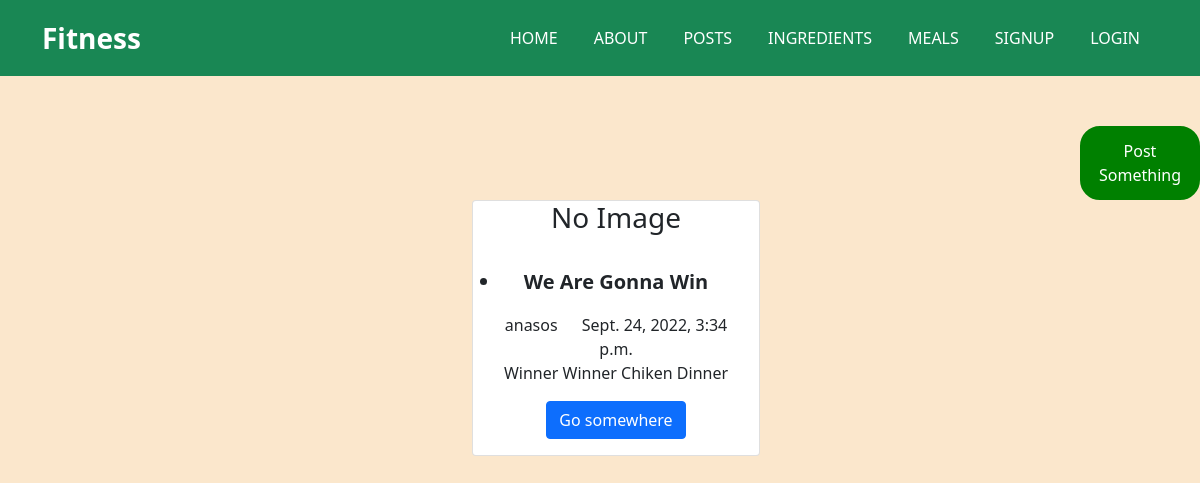
The page /posts/ on the database as committed earlier.
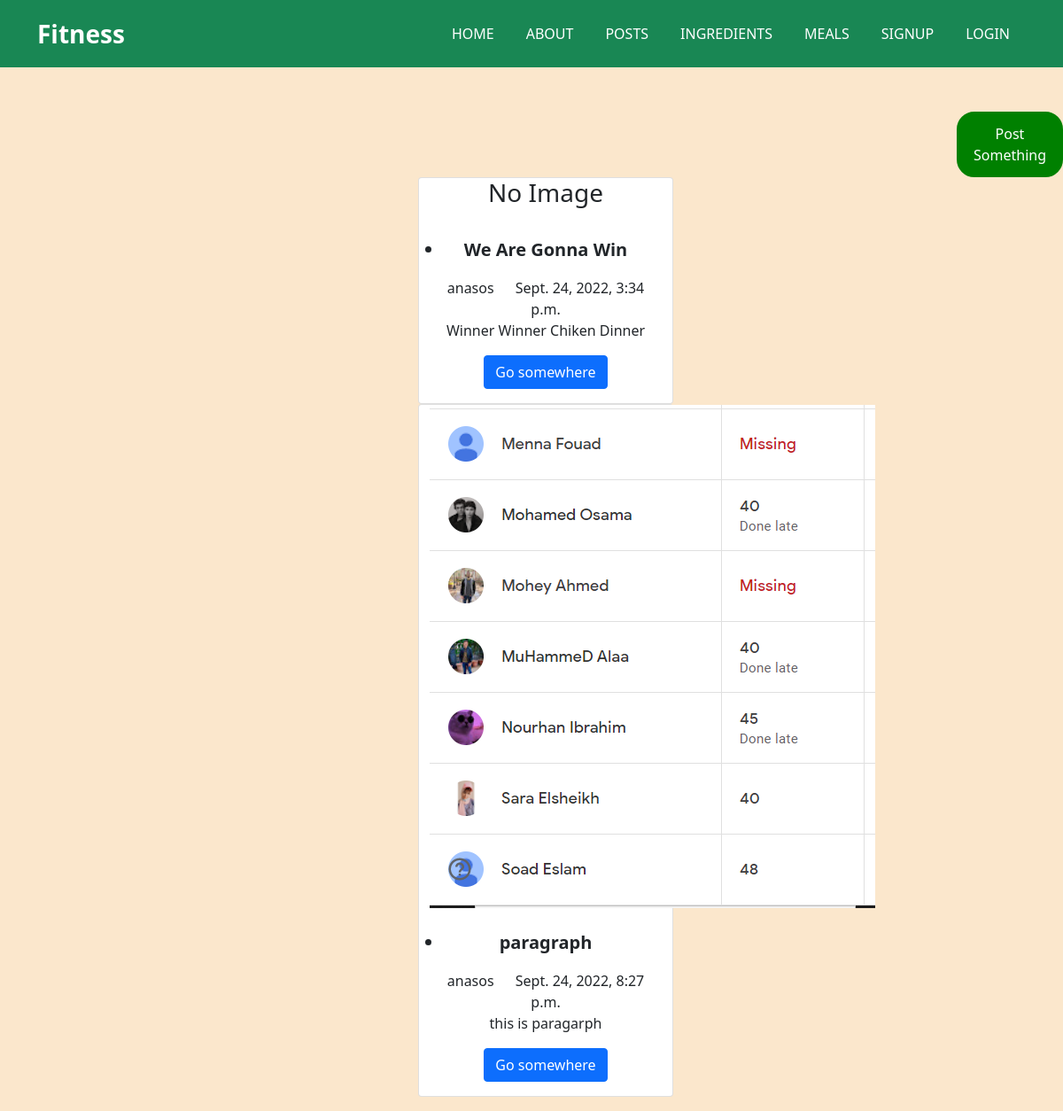
The same page on the database as committed later.
### posts/models.py (models this page shows, shortened)
class Post(models.Model):
    title = models.CharField(max_length=150)
    body = models.TextField()
    published_date = models.DateTimeField(auto_now_add=True)
    thumb = models.ImageField(blank=True, null=True)
    author = models.ForeignKey(model, on_delete=models.PROTECT)
    edited_date = models.DateTimeField(null=True)
    def get_absolute_url(self):
        return reverse('posts:post_detail', kwargs={'pk':self.pk})

### accounts/models.py (models this page shows)
class Hero(AbstractUser):
    name = models.CharField(max_length=200, null=True)
    height = models.DecimalField(decimal_places=2, max_digits=5,null=True, blank=True)
    weight = models.DecimalField(decimal_places=2, max_digits=5,null=True, blank=True)
    bmi = models.DecimalField(decimal_places=2, max_digits=5, null=True, blank=True)
    points = models.PositiveIntegerField(null=True, blank=True)
    Breakfast = models.BooleanField(null=True, blank=True)
    Dinner = models.BooleanField(null=True, blank=True)
    Lunch = models.BooleanField(null=True, blank=True)
    Workouthome = models.BooleanField(null=True, blank=True)
    Run = models.BooleanField(null=True, blank=True)
    SleepEarly = models.BooleanField(null=True, blank=True)
    WakeEarly = models.BooleanField(null=True, blank=True)
    Gym = models.BooleanField(null=True, blank=True)

### posts/views.py (the view)
# urls.py: path('', PostsListView.as_view(), name='posts_list'),
class PostsListView(ListView):
    model = Post
    context_object_name = "posts_list"
    template_name = 'posts/posts_list.html'

### posts/templates/posts/posts_list.html (shortened to what this page needs)
{% extends 'base.html' %}
{% load static %}
{% block content %}
   <button style="margin-left: 90%;
   margin-top: 50px;
   /* margin-right: 0; */
   border: 3px solid green;
   padding: 10px 5px;
   border-radius: 20px;
   background-color: green;
"><a href="{% url 'posts:create_post' %}"style="text-decoration:none;color:#fff;">Post Something</a></button>
    {% if posts_list %}
        <ul>
            {% for post in posts_list %}
            <div class="container">
                <div class="row justify-content-evenly">
                    <div class="card text-center col-4" style="width: 18rem;">
                        <div class="img-box">
                            {% if post.thumb %}
                            <img src="{{ post.thumb.url }}" alt="">
                            {% else %}
                            <h3>No Image</h3>
                            {% endif %}
                          </div>
                        <div class="card-body">
                            <p class="card-title"> <li style="font-weight: bold;font-size: 20px;">{{ post.title }}</li></p>
                            <span class="card-text">{{ post.author }}</span>
                            <span style="margin-left:20px;">{{ post.published_date }}</span>
                          <p class="card-text">{{ post.body }}</p>
                          <a class="btn btn-primary"href="{{ post.get_absolute_url }}"style="text-decoration:none;">Go somewhere</a>
                        </div>
                  </div>
                </div>
              </div>
            {% endfor %}
        </ul>
    {% else %}
        <p>No Posts For Now</p>
    {% endif %}
{% endblock content %}

Rows that differ between the two databases and show on the page:
added Post: thumb (picture), title "paragraph", author "anasos", published_date "Sept. 24, 2022, 8:27 p.m.", body "this is paragarph"
